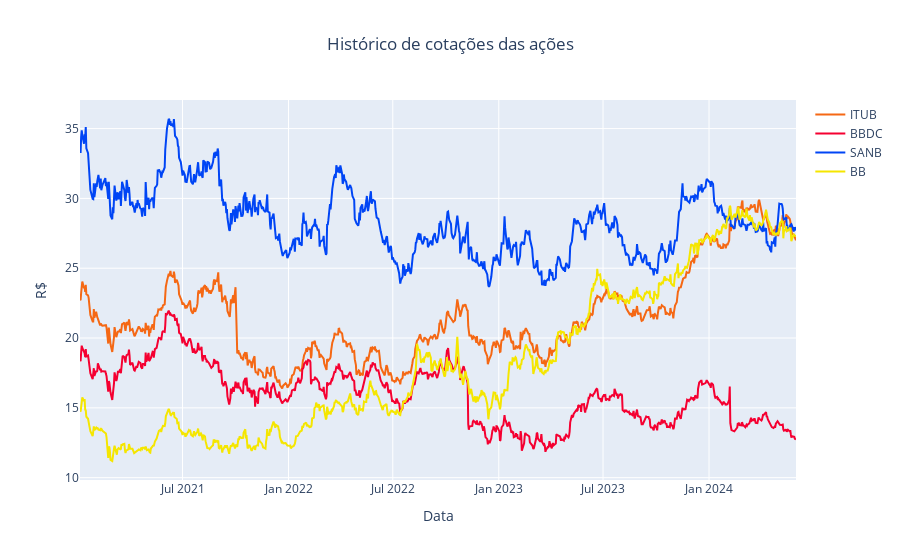

Notebook cell for this chart:
### Markdown cell above
Durante o intervalo de tempo de 2021 até maio de 2024, o gráfico Box Plot e a descrição do df, destacam que o Banco do Brasil teve a maior variação dos preços de seus papéis, enquanto, os demais tiveram variação mais estáveis e próxima entre si.

### Code cell
# Criando gráfico das cotações
figura = px.line(title = 'Histórico de cotações das ações')

for i, coluna in enumerate(df.columns):
    figura.add_scatter(x=df.index, y=df[coluna], name=coluna, line=dict(color=cores[i]))


figura.update_layout(
    xaxis_title='Data',
    yaxis_title='R$',
    title_x=0.5
)

figura.show()

### Figure 1 — Plotly figure (JSON) as saved in the notebook; plotly's stock layout.template omitted (floating-point values rounded to 4 significant figures; data arrays with more than 128 entries replaced by an {"elided": "..."} marker saying what was removed)
{"data": [{"hovertemplate": "<extra></extra>", "legendgroup": "", "line": {"color": "#636efa", "dash": "solid"}, "marker": {"symbol": "circle"}, "mode": "lines", "name": "", "orientation": "v", "showlegend": false, "type": "scatter", "xaxis": "x", "yaxis": "y"}, {"line": {"color": "#F56814"}, "name": "ITUB", "type": "scatter", "x": {"elided": "849 str values"}, "y": {"elided": "849 float values"}}, {"line": {"color": "#F50031"}, "name": "BBDC", "type": "scatter", "x": {"elided": "849 str values"}, "y": {"elided": "849 float values"}}, {"line": {"color": "#0045F5"}, "name": "SANB", "type": "scatter", "x": {"elided": "849 str values"}, "y": {"elided": "849 float values"}}, {"line": {"color": "#F5E600"}, "name": "BB", "type": "scatter", "x": {"elided": "849 str values"}, "y": {"elided": "849 float values"}}], "layout": {"legend": {"tracegroupgap": 0}, "title": {"text": "Histórico de cotações das ações", "x": 0.5}, "xaxis": {"anchor": "y", "domain": [0, 1], "title": {"text": "Data"}}, "yaxis": {"anchor": "x", "domain": [0, 1], "title": {"text": "R$"}}}}
